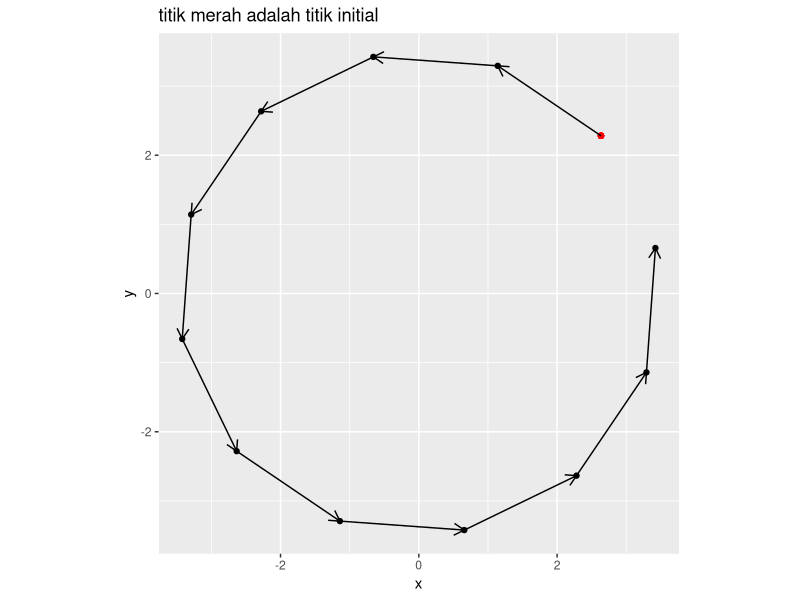
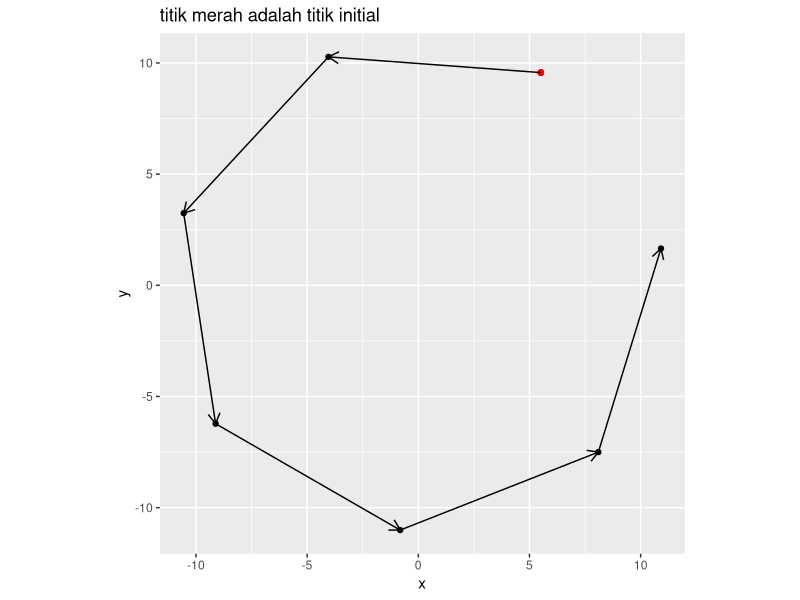
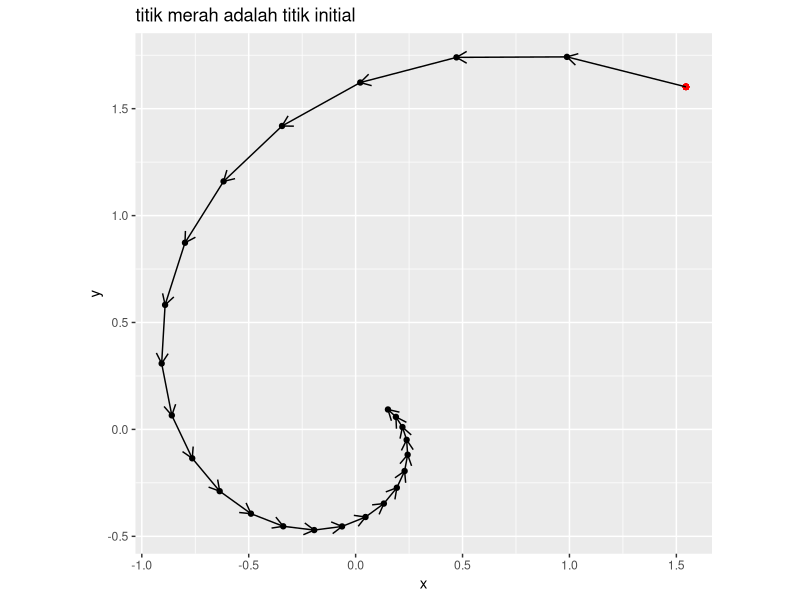
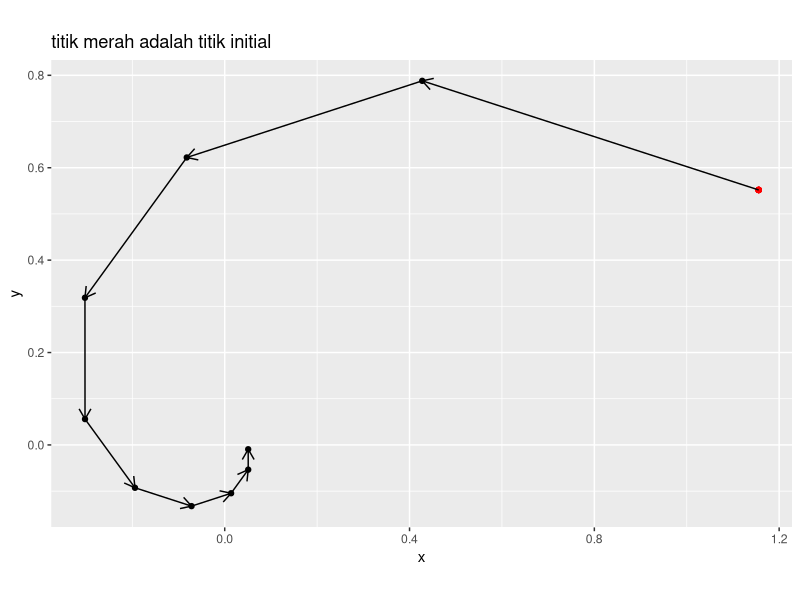
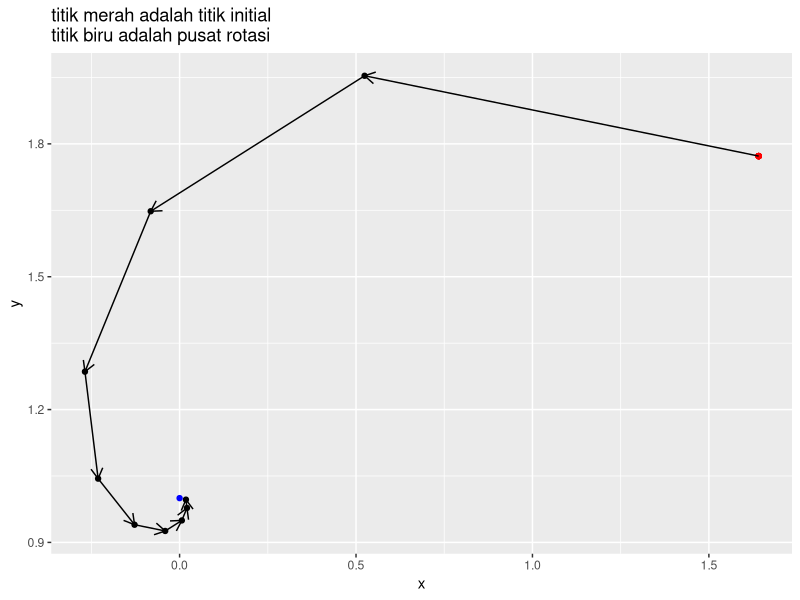
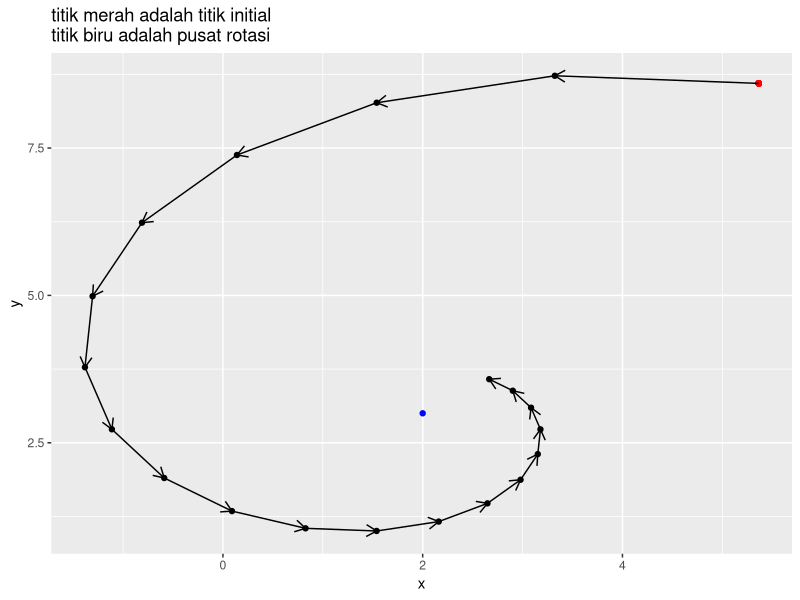
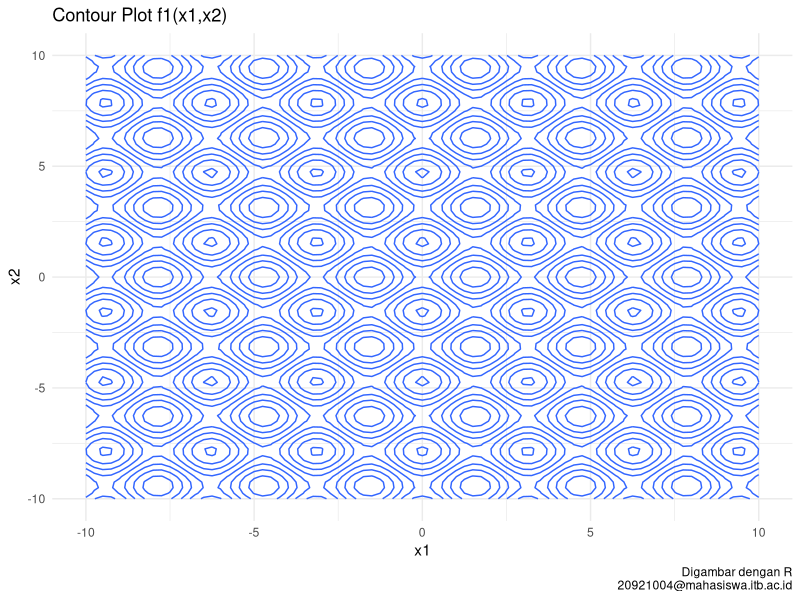
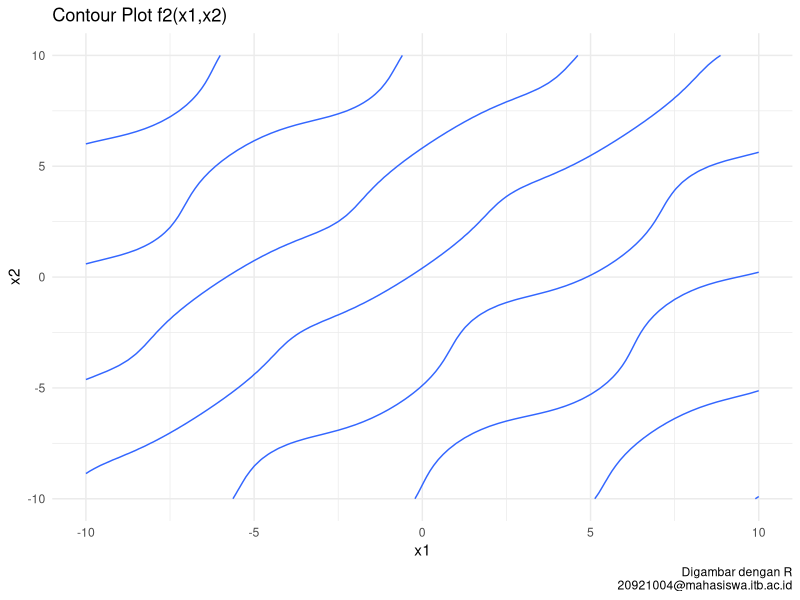

These charts were generated, in order, by the following R code:
## ---- chunk 1
rm(list=ls())
options(digits = 6)

library(dplyr)
library(ggplot2)
## ---- chunk 2
# function untuk random titik
rand_titik = function(a,b){
  runif(2,a,b)
}
## ---- chunk 3
# mendefinisikan program
rotasi_kan = function(x0,rot){
  # menghitung theta
  theta = 2*pi/rot

  # definisi matriks rotasi
  A = matrix(c(cos(theta),-sin(theta),
             sin(theta),cos(theta)),
           ncol = 2,byrow = T)
  
  # membuat template
  temp = vector("list")
  temp[[1]] = x0

  # proses rotasi
  for(i in 2:rot){
    xk = A %*% x0
    temp[[i]] = xk
    x0 = xk
  }
  
  # membuat template data frame
  final = data.frame(x = rep(NA,rot),
                     y = rep(NA,rot))
  
  # gabung data dari list
  for(i in 1:rot){
    tempura = temp[[i]]
    final$x[i] = tempura[1]
    final$y[i] = tempura[2]
  }

  # membuat plot
  plot = 
    ggplot() +
    geom_point(aes(x,y),data = final) +
    geom_point(aes(x[1],y[1]),
               data = final,
               color = "red") +
    coord_equal() +
    labs(title = "titik merah adalah titik initial") 
  
  # enrich dengan garis panah
  panah = data.frame(
    x_start = final$x[1:(rot-1)],
    x_end = final$x[2:rot],
    y_start = final$y[1:(rot-1)],
    y_end = final$y[2:rot]
  )
  # menambahkan garis panah ke plot
  plot = 
    plot + 
    geom_segment(aes(x = x_start,
                 xend = x_end,
                 y = y_start,
                 yend = y_end),
                 data = panah,
                 arrow = arrow(length = unit(.3,"cm"))
                 )
  
  # menyiapkan output
  list("Grafik rotasi" = plot,
       "Titik-titik rotasi" = final)
  }
## ---- chunk 4
# uji coba
rot = 12 # berapa banyak rotasi
x0 = rand_titik(0,10) # generate random titik

rotasi_kan(x0,rot)
## ---- chunk 5
# uji coba
rot = 7 # berapa banyak rotasi
x0 = rand_titik(0,10) # generate random titik

rotasi_kan(x0,rot)
## ---- chunk 6
# mendefinisikan program
rotasi_konstraksi_kan = function(x0,rot,r){
  # menghitung theta
  theta = 2*pi/rot

  # definisi matriks rotasi
  A = matrix(c(cos(theta),-sin(theta),
             sin(theta),cos(theta)),
           ncol = 2,byrow = T)
  
  # membuat template
  temp = vector("list")
  temp[[1]] = x0

  # proses rotasi dan konstraksi
  for(i in 2:rot){
    xk = A %*% x0
    xk = r * xk
    temp[[i]] = xk
    x0 = xk
  }
  
  # membuat template data frame
  final = data.frame(x = rep(NA,rot),
                     y = rep(NA,rot))
  
  # gabung data dari list
  for(i in 1:rot){
    tempura = temp[[i]]
    final$x[i] = tempura[1]
    final$y[i] = tempura[2]
  }

  # membuat plot
  plot = 
    ggplot() +
    geom_point(aes(x,y),data = final) +
    geom_point(aes(x[1],y[1]),
               data = final,
               color = "red") +
    coord_equal() +
    labs(title = "titik merah adalah titik initial") 
  
  # enrich dengan garis panah
  panah = data.frame(
    x_start = final$x[1:(rot-1)],
    x_end = final$x[2:rot],
    y_start = final$y[1:(rot-1)],
    y_end = final$y[2:rot]
  )
  # menambahkan garis panah ke plot
  plot = 
    plot + 
    geom_segment(aes(x = x_start,
                 xend = x_end,
                 y = y_start,
                 yend = y_end),
                 data = panah,
                 arrow = arrow(length = unit(.3,"cm"))
                 )
  
  # menyiapkan output
  list("Grafik rotasi" = plot,
       "Titik-titik rotasi" = final)
  }
## ---- chunk 7
# uji coba
rot = 25 # berapa banyak rotasi
x0 = rand_titik(0,4) # generate random titik
r = .9
rotasi_konstraksi_kan(x0,rot,r)
## ---- chunk 8
# uji coba
rot = 10 # berapa banyak rotasi
x0 = rand_titik(0,4) # generate random titik
r = .7
rotasi_konstraksi_kan(x0,rot,r)
## ---- chunk 9
# mendefinisikan program
rotasi_konstraksi_pusat_kan = function(x0,rot,r,x_bin){
  # pusat rotasi
  pusat = x_bin

  # menghitung theta
  theta = 2*pi/rot

  # definisi matriks rotasi
  A = matrix(c(cos(theta),-sin(theta),
             sin(theta),cos(theta)),
           ncol = 2,byrow = T)
  
  # membuat template
  temp = vector("list")
  temp[[1]] = x0

  # proses rotasi dan konstraksi
  for(i in 2:rot){
    xk = A %*% (x0-pusat) # diputar dengan x_bin sebagai pusat
    xk = pusat + (r * xk)
    temp[[i]] = xk
    x0 = xk
  }
  
  # membuat template data frame
  final = data.frame(x = rep(NA,rot),
                     y = rep(NA,rot))
  
  # gabung data dari list
  for(i in 1:rot){
    tempura = temp[[i]]
    final$x[i] = tempura[1]
    final$y[i] = tempura[2]
  }

  # membuat plot
  plot = 
    ggplot() +
    geom_point(aes(x,y),data = final) +
    geom_point(aes(x[1],y[1]),
               data = final,
               color = "red") +
    geom_point(aes(x = pusat[1],
		   y = pusat[2]),
	       color = "blue") +
    labs(title = "titik merah adalah titik initial\ntitik biru adalah pusat rotasi") 
  
  # enrich dengan garis panah
  panah = data.frame(
    x_start = final$x[1:(rot-1)],
    x_end = final$x[2:rot],
    y_start = final$y[1:(rot-1)],
    y_end = final$y[2:rot]
  )
  # menambahkan garis panah ke plot
  plot = 
    plot + 
    geom_segment(aes(x = x_start,
                 xend = x_end,
                 y = y_start,
                 yend = y_end),
                 data = panah,
                 arrow = arrow(length = unit(.3,"cm"))
                 )
  
  # menyiapkan output
  list("Grafik rotasi" = plot,
       "Titik-titik rotasi" = final)
  }
## ---- chunk 10
# uji coba
rot = 10 # berapa banyak rotasi
x0 = rand_titik(0,4) # generate random titik
x_bintang = c(0,1) # contoh pusat rotasi
r = .6
rotasi_konstraksi_pusat_kan(x0,rot,r,x_bintang)
## ---- chunk 11
# uji coba
rot = 20 # berapa banyak rotasi
x0 = rand_titik(0,10) # generate random titik
x_bintang = c(2,3) # contoh pusat rotasi
r = .9
rotasi_konstraksi_pusat_kan(x0,rot,r,x_bintang)
## ---- chunk 12
soa_mrf = function(N,	  # banyak titik
		   a,	  # batas bawah
		   b,	  # batas atas
		   rot,	  # berapa banyak rotasi
		   k_max, # iterasi maks
		   r){	  # berapa rate konstraksi
		   
# N pasang titik random di selang [a,b] di R2
x1 = runif(N,a,b)
x2 = runif(N,a,b)

# hitung theta
theta = 2*pi / rot

# definisi matriks rotasi
A = matrix(c(cos(theta),-sin(theta),
             sin(theta),cos(theta)),
           ncol = 2,byrow = T)

# bikin data frame
temp = data.frame(x1,x2) %>% mutate(f = f(x1,x2))

# proses iterasi
for(i in 1:k_max){
  # mencari titik x* dengan min(f)
  f_min = temp %>% filter(f == min(f))
  pusat = c(f_min$x1,f_min$x2)

  for(j in 1:N){
	# kita akan ambil titiknya satu persatu
	x0 = c(temp$x1[j],temp$x2[j])
	
	# proses rotasi dan konstraksi terhadap pusat x*
	xk = A %*% (x0-pusat) # diputar dengan x_bin sebagai pusat
        xk = pusat + (r * xk)
	
	# proses mengembalikan nilai ke temp
	temp$x1[j] = xk[1]
	temp$x2[j] = xk[2]
	}
    
    # hitung kembali nilai f(x1,x2)
    temp = temp %>% mutate(f = f(x1,x2))
    }

# proses output hasil
output = temp %>% filter(f == min(f))
return(output)
}

## ---- chunk 13
# definisi
N = 50
a = -4
b = 4
k_max = 60
r = .8
rot = 20
f = function(x1,x2){
	((x1^4 - 16 * x1^2 + 5 * x1)/2) + ((x2^4 - 16 * x2^2 + 5* x2)/2)
	}

# solving
soa_mrf(N,a,b,rot,k_max,r)
## ---- chunk 14
# fungsi plot
# untuk contour plot
ikanx = function(f,a,b){
  x = seq(a,b,by = .25)

  temp_plot =
    expand.grid(x,x) %>%
    rename(x = Var1,
           y = Var2) %>%
    mutate(z = f(x,y))

  temp_plot %>%
     ggplot(aes(x = x,y = y,z = z)) +
     geom_contour() +
     theme_minimal() +
     labs(x = "x1",y = "x2",
	  caption = "Digambar dengan R\n20921004@mahasiswa.itb.ac.id")
}

# untuk sistem persamaan
ikanx_2 = function(f,a,b){
  x = seq(a,b,by = .025)

  temp_plot =
    expand.grid(x,x) %>%
    rename(x = Var1,
           y = Var2) %>%
    mutate(z = f(x,y)) %>%
    filter(round(z,1) == 0)

  return(temp_plot)
}


## ---- chunk 15
f1 = function(x1,x2){cos(2* x1) - cos(2*x2) - 0.4}
ikanx(f1,-10,10) + labs(title = "Contour Plot f1(x1,x2)")
## ---- chunk 16
f2 = function(x1,x2){2*(x2 - x1) + sin(x2) - sin(x1) - 1.2}
ikanx(f2,-10,10) + labs(title = "Contour Plot f2(x1,x2)")
## ---- chunk 17
df1 = ikanx_2(f1,-10,10)
df2 = ikanx_2(f2,-10,10)

ggplot() +
  geom_point(data = df1, aes(x,y),color = "steelblue",size = .25) +
  geom_point(data = df2, aes(x,y),color = "darkgreen",size = .25) +
  theme_minimal() +
  labs(x = "x1",y = "x2",
       title = "Plot f1 dan f2",
       caption = "Digambar dengan R\n20921004@mahasiswa.itb.ac.id")
## ---- chunk 18
# fungsi f1 dan f2 dari soal
f1 = function(x1,x2){cos(2* x1) - cos(2*x2) - 0.4}
f2 = function(x1,x2){2*(x2 - x1) + sin(x2) - sin(x1) - 1.2}

# membuat F(x)
# saya notasikan sebagai f kecil
f = function(x1,x2){
  sum = abs(f1(x1,x2)) + abs(f2(x1,x2))
  bawah = 1 + sum
  hasil = 1/bawah
  return(hasil)
}
## ---- chunk 19
# solving
N = 50
a = -10
b = 10
rot = 20
k_max = 60
r = .8
soa_mrf(N,a,b,rot,k_max,r)
## ---- chunk 20
f1 = function(x1,x2){sin(x1)*cos(x2) + 2*cos(x1)*sin(x2)}
ikanx(f1,0,2*pi) + labs(title = "Contour Plot f1(x1,x2)")
## ---- chunk 21
f2 = function(x1,x2){cos(x1)*sin(x2) + 2*sin(x1)*cos(x2)}
ikanx(f2,0,2*pi) + labs(title = "Contour Plot f2(x1,x2)")
## ---- chunk 22
df1 = ikanx_2(f1,-10,10)
df2 = ikanx_2(f2,-10,10)

ggplot() +
  geom_point(data = df1, aes(x,y),color = "steelblue",size = .25) +
  geom_point(data = df2, aes(x,y),color = "darkgreen",size = .25) +
  theme_minimal() +
  labs(x = "x1",y = "x2",
       title = "Plot f1 dan f2",
       caption = "Digambar dengan R\n20921004@mahasiswa.itb.ac.id")
## ---- chunk 23
f1 = function(x,y){0.5*sin(x*y) - 0.25*(y)/(pi) - 0.5*x}
ikanx(f1,-20,5) + labs(title = "Contour Plot g1(x,y)")
## ---- chunk 24
f2 = function(x,y){(1 - .25/pi)*(exp(2*x)-exp(1)) + exp(1)*(y/pi) - 2*exp(1)*x}
ikanx(f2,-20,5) + labs(title = "Contour Plot g2(x,y)")
## ---- chunk 25
df1 = ikanx_2(f1,-20,5)
df2 = ikanx_2(f2,-20,5)

ggplot() +
  geom_point(data = df1, aes(x,y),color = "steelblue",size = .25) +
  geom_point(data = df2, aes(x,y),color = "darkgreen",size = .25) +
  theme_minimal() +
  labs(x = "x",y = "y",
       title = "Plot g1 dan g2",
       caption = "Digambar dengan R\n20921004@mahasiswa.itb.ac.id")
